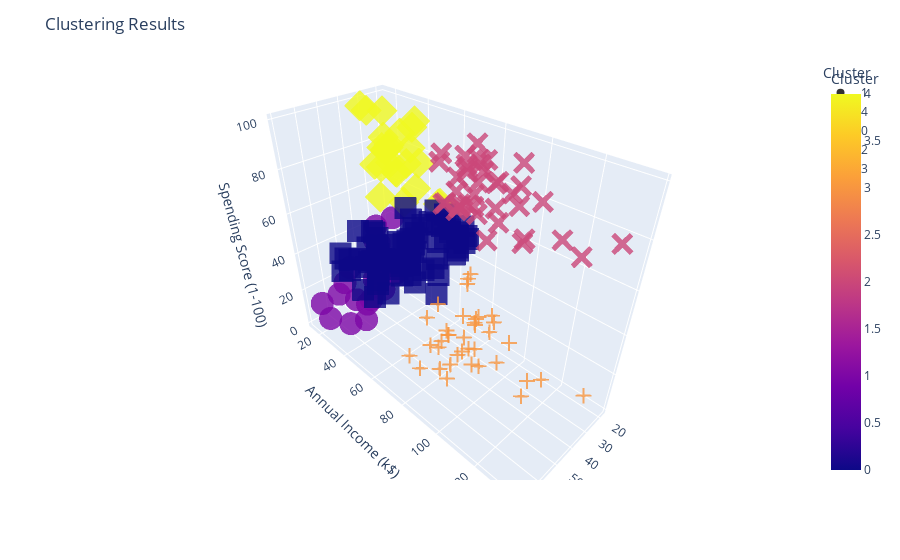

This figure's notebook cell:
### Code cell
import plotly.express as px

# Добавляем метки кластеров к исходному набору данных
dataset['Cluster'] = kmeans.labels_

# Визуализация интерактивного 3D-графика
fig = px.scatter_3d(dataset, x='Age', y='Annual Income (k$)', z='Spending Score (1-100)', color='Cluster', symbol='Cluster', opacity=0.8, size_max=8)
fig.update_layout(scene=dict(xaxis_title='Age', yaxis_title='Annual Income (k$)', zaxis_title='Spending Score (1-100)'), title='Clustering Results')
fig.show()

### Figure 1 — Plotly figure (JSON) as saved in the notebook; plotly's stock layout.template omitted (floating-point values rounded to 4 significant figures)
{"data": [{"hovertemplate": "Cluster=%{marker.color}<br>Age=%{x}<br>Annual Income (k$)=%{y}<br>Spending Score (1-100)=%{z}<extra></extra>", "legendgroup": "1", "marker": {"color": [1, 1, 1, 1, 1, 1, 1, 1, 1, 1, 1, 1, 1, 1, 1, 1, 1, 1, 1, 1, 1, 1, 1], "coloraxis": "coloraxis", "opacity": 0.8, "symbol": "circle"}, "mode": "markers", "name": "1", "scene": "scene", "showlegend": true, "type": "scatter3d", "x": [19, 20, 31, 35, 64, 67, 58, 37, 35, 52, 35, 46, 54, 45, 40, 60, 53, 49, 42, 36, 65, 48, 49], "y": [15, 16, 17, 18, 19, 19, 20, 20, 21, 23, 24, 25, 28, 28, 29, 30, 33, 33, 34, 37, 38, 39, 39], "z": [39, 6, 40, 6, 3, 14, 15, 13, 35, 29, 35, 5, 14, 32, 31, 4, 4, 14, 17, 26, 35, 36, 28]}, {"hovertemplate": "Cluster=%{marker.color}<br>Age=%{x}<br>Annual Income (k$)=%{y}<br>Spending Score (1-100)=%{z}<extra></extra>", "legendgroup": "4", "marker": {"color": [4, 4, 4, 4, 4, 4, 4, 4, 4, 4, 4, 4, 4, 4, 4, 4, 4, 4, 4, 4, 4, 4, 4, 4, 4], "coloraxis": "coloraxis", "opacity": 0.8, "symbol": "diamond"}, "mode": "markers", "name": "4", "scene": "scene", "showlegend": true, "type": "scatter3d", "x": [21, 23, 22, 23, 30, 35, 24, 22, 20, 35, 25, 31, 29, 35, 23, 21, 18, 21, 30, 20, 24, 31, 24, 18, 19], "y": [15, 16, 17, 18, 19, 19, 20, 20, 21, 23, 24, 25, 28, 28, 29, 30, 33, 33, 34, 37, 38, 39, 39, 48, 48], "z": [81, 77, 76, 94, 72, 99, 77, 79, 66, 98, 73, 73, 82, 61, 87, 73, 92, 81, 73, 75, 92, 61, 65, 59, 59]}, {"hovertemplate": "Cluster=%{marker.color}<br>Age=%{x}<br>Annual Income (k$)=%{y}<br>Spending Score (1-100)=%{z}<extra></extra>", "legendgroup": "0", "marker": {"color": [0, 0, 0, 0, 0, 0, 0, 0, 0, 0, 0, 0, 0, 0, 0, 0, 0, 0, 0, 0, 0, 0, 0, 0, 0, 0, 0, 0, 0, 0, 0, 0, 0, 0, 0, 0, 0, 0, 0, 0, 0, 0, 0, 0, 0, 0, 0, 0, 0, 0, 0, 0, 0, 0, 0, 0, 0, 0, 0, 0, 0, 0, 0, 0, 0, 0, 0, 0, 0, 0, 0, 0, 0, 0, 0, 0], "coloraxis": "coloraxis", "opacity": 0.8, "symbol": "square"}, "mode": "markers", "name": "0", "scene": "scene", "showlegend": true, "type": "scatter3d", "x": [50, 27, 29, 31, 49, 33, 31, 59, 50, 47, 51, 69, 27, 53, 70, 19, 67, 54, 63, 43, 68, 32, 70, 47, 60, 60, 59, 26, 45, 40, 23, 49, 57, 38, 67, 46, 21, 48, 55, 22, 34, 50, 68, 18, 48, 40, 32, 24, 47, 27, 48, 20, 23, 49, 67, 26, 49, 21, 66, 54, 68, 66, 65, 19, 38, 19, 18, 19, 63, 49, 51, 50, 27, 38, 40, 43], "y": [40, 40, 40, 40, 42, 42, 43, 43, 43, 43, 44, 44, 46, 46, 46, 46, 47, 47, 48, 48, 48, 48, 49, 49, 50, 50, 54, 54, 54, 54, 54, 54, 54, 54, 54, 54, 54, 54, 57, 57, 58, 58, 59, 59, 60, 60, 60, 60, 60, 60, 61, 61, 62, 62, 62, 62, 62, 62, 63, 63, 63, 63, 63, 63, 64, 64, 65, 65, 65, 65, 67, 67, 67, 67, 69, 71], "z": [55, 47, 42, 42, 52, 60, 54, 60, 45, 41, 50, 46, 51, 46, 56, 55, 52, 59, 51, 50, 48, 47, 55, 42, 49, 56, 47, 54, 53, 48, 52, 42, 51, 55, 41, 44, 57, 46, 58, 55, 60, 46, 55, 41, 49, 40, 42, 52, 47, 50, 42, 49, 41, 48, 59, 55, 56, 42, 50, 46, 43, 48, 52, 54, 42, 46, 48, 50, 43, 59, 43, 57, 56, 40, 58, 35]}, {"hovertemplate": "Cluster=%{marker.color}<br>Age=%{x}<br>Annual Income (k$)=%{y}<br>Spending Score (1-100)=%{z}<extra></extra>", "legendgroup": "2", "marker": {"color": [2, 2, 2, 2, 2, 2, 2, 2, 2, 2, 2, 2, 2, 2, 2, 2, 2, 2, 2, 2, 2, 2, 2, 2, 2, 2, 2, 2, 2, 2, 2, 2, 2, 2, 2, 2, 2, 2, 2], "coloraxis": "coloraxis", "opacity": 0.8, "symbol": "x"}, "mode": "markers", "name": "2", "scene": "scene", "showlegend": true, "type": "scatter3d", "x": [39, 31, 40, 38, 39, 31, 29, 32, 35, 32, 32, 28, 32, 34, 39, 38, 27, 30, 30, 29, 31, 36, 33, 32, 28, 36, 30, 27, 35, 32, 29, 30, 28, 36, 32, 38, 35, 32, 30], "y": [69, 70, 71, 71, 71, 72, 73, 73, 74, 75, 76, 77, 77, 78, 78, 78, 78, 78, 78, 79, 81, 85, 86, 87, 87, 87, 88, 88, 93, 97, 98, 99, 101, 103, 103, 113, 120, 126, 137], "z": [91, 77, 95, 75, 75, 71, 88, 73, 72, 93, 87, 97, 74, 90, 88, 76, 89, 78, 73, 83, 93, 75, 95, 63, 75, 92, 86, 69, 90, 86, 88, 97, 68, 85, 69, 91, 79, 74, 83]}, {"hovertemplate": "Cluster=%{marker.color}<br>Age=%{x}<br>Annual Income (k$)=%{y}<br>Spending Score (1-100)=%{z}<extra></extra>", "legendgroup": "3", "marker": {"color": [3, 3, 3, 3, 3, 3, 3, 3, 3, 3, 3, 3, 3, 3, 3, 3, 3, 3, 3, 3, 3, 3, 3, 3, 3, 3, 3, 3, 3, 3, 3, 3, 3, 3, 3, 3, 3], "coloraxis": "coloraxis", "opacity": 0.8, "symbol": "cross"}, "mode": "markers", "name": "3", "scene": "scene", "showlegend": true, "type": "scatter3d", "x": [23, 59, 47, 25, 20, 44, 19, 57, 28, 25, 48, 34, 43, 44, 47, 37, 34, 56, 19, 50, 42, 36, 40, 36, 52, 58, 59, 37, 46, 41, 54, 41, 34, 33, 47, 45, 32], "y": [70, 71, 71, 72, 73, 73, 74, 75, 76, 77, 77, 78, 78, 78, 78, 78, 78, 79, 81, 85, 86, 87, 87, 87, 88, 88, 93, 97, 98, 99, 101, 103, 103, 113, 120, 126, 137], "z": [29, 11, 9, 34, 5, 7, 10, 5, 40, 12, 36, 22, 17, 20, 16, 1, 1, 35, 5, 26, 20, 27, 13, 10, 13, 15, 14, 32, 15, 39, 24, 17, 23, 8, 16, 28, 18]}], "layout": {"coloraxis": {"colorbar": {"title": {"text": "Cluster"}}, "colorscale": [[0, "#0d0887"], [0.1111, "#46039f"], [0.2222, "#7201a8"], [0.3333, "#9c179e"], [0.4444, "#bd3786"], [0.5556, "#d8576b"], [0.6667, "#ed7953"], [0.7778, "#fb9f3a"], [0.8889, "#fdca26"], [1, "#f0f921"]]}, "legend": {"title": {"text": "Cluster"}, "tracegroupgap": 0}, "margin": {"t": 60}, "scene": {"domain": {"x": [0, 1], "y": [0, 1]}, "xaxis": {"title": {"text": "Age"}}, "yaxis": {"title": {"text": "Annual Income (k$)"}}, "zaxis": {"title": {"text": "Spending Score (1-100)"}}}, "title": {"text": "Clustering Results"}}}
